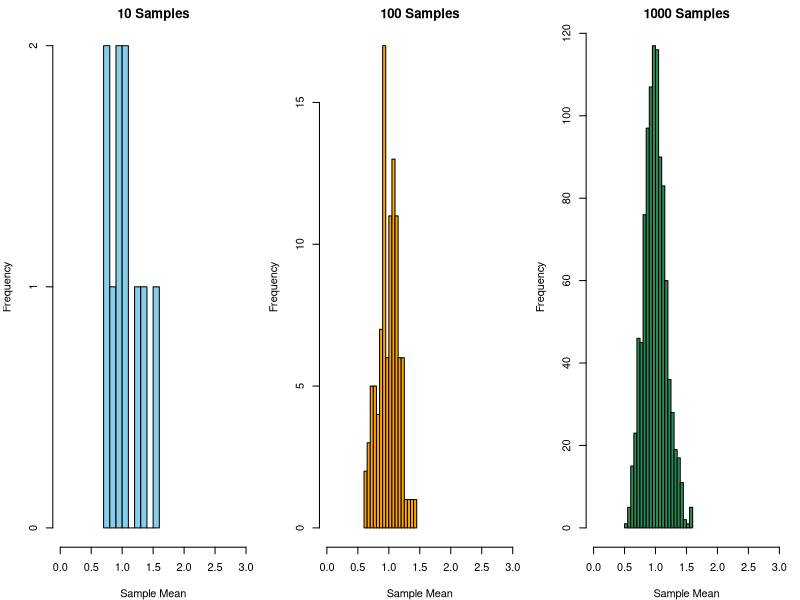
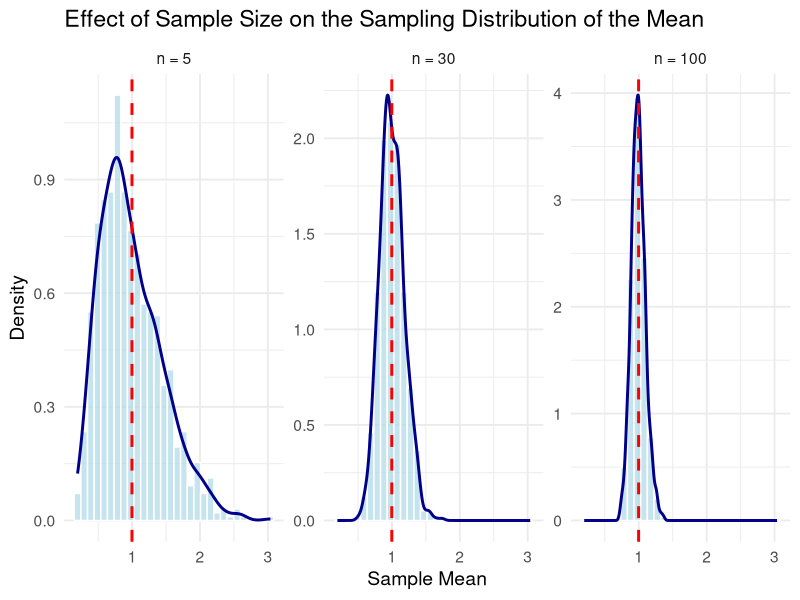
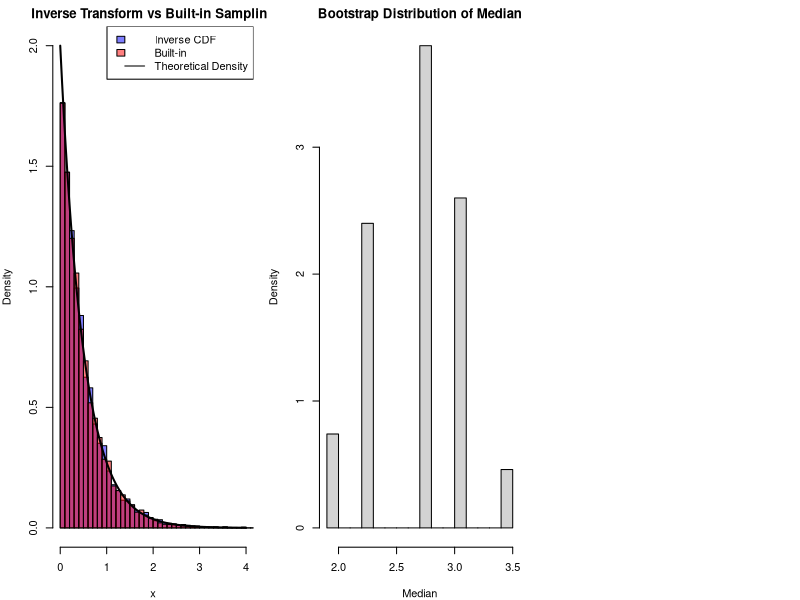

The R script that drew these images, in order:
## ---- chunk 1
set.seed(42)

# Population: non-normal to highlight the CLT
population <- rexp(100000, rate = 1)  # Skewed population
n <- 30  # Fixed sample size

# Function to simulate means
sample_means <- function(num_samples) {
  replicate(num_samples, mean(sample(population, n, replace = TRUE)))
}

# Simulate with increasing number of samples
means_10 <- sample_means(10)
means_100 <- sample_means(100)
means_1000 <- sample_means(1000)

# Plot
par(mfrow = c(1, 3), mar = c(4, 4, 2, 1))

hist(means_10, breaks = 10, main = "10 Samples", col = "skyblue",
     xlim = c(0, 3), xlab = "Sample Mean")
hist(means_100, breaks = 20, main = "100 Samples", col = "orange",
     xlim = c(0, 3), xlab = "Sample Mean")
hist(means_1000, breaks = 30, main = "1000 Samples", col = "seagreen",
     xlim = c(0, 3), xlab = "Sample Mean")


## ---- chunk 2
set.seed(123)

library(ggplot2)
library(dplyr)

# Skewed population: Exponential
population <- rexp(100000, rate = 1)
mu_true <- mean(population)

# Function to generate sampling distributions
simulate_means_by_n <- function(n, reps = 1000) {
  data.frame(
    sample_mean = replicate(reps, mean(sample(population, n, replace = TRUE))),
    sample_size = factor(n, levels = c(5, 30, 100),
                         labels = c("n = 5", "n = 30", "n = 100"))
  )
}

# Generate data
df <- bind_rows(
  simulate_means_by_n(5),
  simulate_means_by_n(30),
  simulate_means_by_n(100)
)

# Plot sampling distributions with increasing sample size
ggplot(df, aes(x = sample_mean)) +
  geom_histogram(aes(y = ..density..), bins = 30, fill = "lightblue", color = "white", alpha = 0.7) +
  geom_density(color = "darkblue", size = 1) +
  facet_wrap(~sample_size, scales = "free_y") +
  geom_vline(xintercept = mu_true, color = "red", linetype = "dashed", size = 1) +
  theme_minimal(base_size = 14) +
  labs(
    title = "Effect of Sample Size on the Sampling Distribution of the Mean",
    x = "Sample Mean",
    y = "Density"
  )


## ---- chunk 3
set.seed(123)
n <- 10000
lambda <- 2
u <- runif(n)
x_inv <- -log(u) / lambda
## ---- chunk 4
x_builtin <- rexp(n, rate = lambda)
## ---- chunk 5
hist(x_inv, probability = TRUE, breaks = 50, col = rgb(0, 0, 1, 0.5),
     xlim = c(0, 4), main = "Inverse Transform vs Built-in Sampling",
     xlab = "x", ylim = c(0, 2))
hist(x_builtin, probability = TRUE, breaks = 50, col = rgb(1, 0, 0, 0.5), add = TRUE)
curve(dexp(x, rate = lambda), col = "black", lwd = 2, add = TRUE)
legend("topright", legend = c("Inverse CDF", "Built-in", "Theoretical Density"),
       fill = c(rgb(0,0,1,0.5), rgb(1,0,0,0.5), NA),
       border = c("black", "black", NA), lty = c(NA, NA, 1), col = c(NA, NA, "black"))
## ---- chunk 6
set.seed(123)
n <- 100000
x <- runif(n)
estimate <- mean(1 / (1 + x^2))
estimate
## ---- chunk 7
true_value <- pi / 4
true_value
abs(estimate - true_value)
## ---- chunk 8
data <- c(2.3, 1.9, 3.1, 2.8, 3.5)
## ---- chunk 9
set.seed(123)
data <- c(2.3, 1.9, 3.1, 2.8, 3.5)
n <- length(data)
B <- 1000
boot_medians <- numeric(B)

for (i in 1:B) {
  sample_i <- sample(data, size = n, replace = TRUE)
  boot_medians[i] <- median(sample_i)
}

# b) Standard error
se_median <- sd(boot_medians)
se_median

# c) Plot
hist(boot_medians, probability = TRUE, breaks = 20,
     main = "Bootstrap Distribution of Median",
     xlab = "Median")
